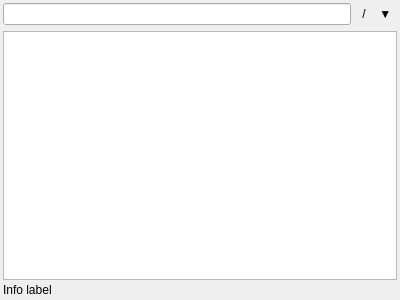
<?xml version="1.0" encoding="UTF-8"?>
<ui version="4.0">
 <class>CPanelWidget</class>
 <widget class="QWidget" name="CPanelWidget">
  <property name="geometry">
   <rect>
    <x>0</x>
    <y>0</y>
    <width>400</width>
    <height>300</height>
   </rect>
  </property>
  <property name="windowTitle">
   <string/>
  </property>
  <layout class="QVBoxLayout" name="verticalLayout">
   <property name="spacing">
    <number>3</number>
   </property>
   <property name="leftMargin">
    <number>3</number>
   </property>
   <property name="topMargin">
    <number>3</number>
   </property>
   <property name="rightMargin">
    <number>3</number>
   </property>
   <property name="bottomMargin">
    <number>3</number>
   </property>
   <item>
    <layout class="QHBoxLayout" name="horizontalLayout" stretch="1,0,0">
     <property name="spacing">
      <number>3</number>
     </property>
     <item>
      <widget class="QLineEdit" name="_pathNavigator"/>
     </item>
     <item>
      <widget class="QToolButton" name="_btnToRoot">
       <property name="sizePolicy">
        <sizepolicy hsizetype="Minimum" vsizetype="Fixed">
         <horstretch>0</horstretch>
         <verstretch>0</verstretch>
        </sizepolicy>
       </property>
       <property name="minimumSize">
        <size>
         <width>20</width>
         <height>0</height>
        </size>
       </property>
       <property name="maximumSize">
        <size>
         <width>20</width>
         <height>16777215</height>
        </size>
       </property>
       <property name="toolTip">
        <string>To drive root</string>
       </property>
       <property name="text">
        <string>/</string>
       </property>
       <property name="autoRaise">
        <bool>true</bool>
       </property>
      </widget>
     </item>
     <item>
      <widget class="QToolButton" name="_btnHistory">
       <property name="sizePolicy">
        <sizepolicy hsizetype="Minimum" vsizetype="Fixed">
         <horstretch>0</horstretch>
         <verstretch>0</verstretch>
        </sizepolicy>
       </property>
       <property name="minimumSize">
        <size>
         <width>20</width>
         <height>0</height>
        </size>
       </property>
       <property name="maximumSize">
        <size>
         <width>20</width>
         <height>16777215</height>
        </size>
       </property>
       <property name="toolTip">
        <string>History</string>
       </property>
       <property name="text">
        <string>▼ </string>
       </property>
       <property name="autoRaise">
        <bool>true</bool>
       </property>
      </widget>
     </item>
    </layout>
   </item>
   <item>
    <widget class="QWidget" name="_driveButtonsWidget" native="true"/>
   </item>
   <item>
    <widget class="CFileListView" name="_list">
     <property name="focusPolicy">
      <enum>Qt::StrongFocus</enum>
     </property>
     <property name="contextMenuPolicy">
      <enum>Qt::CustomContextMenu</enum>
     </property>
     <property name="styleSheet">
      <string notr="true">QTreeView {
		show-decoration-selected: 1;
	}</string>
     </property>
     <property name="horizontalScrollBarPolicy">
      <enum>Qt::ScrollBarAlwaysOff</enum>
     </property>
     <property name="autoScroll">
      <bool>false</bool>
     </property>
     <property name="editTriggers">
      <set>QAbstractItemView::EditKeyPressed</set>
     </property>
     <property name="dragEnabled">
      <bool>true</bool>
     </property>
     <property name="dragDropMode">
      <enum>QAbstractItemView::DragDrop</enum>
     </property>
     <property name="defaultDropAction">
      <enum>Qt::MoveAction</enum>
     </property>
     <property name="alternatingRowColors">
      <bool>true</bool>
     </property>
     <property name="selectionMode">
      <enum>QAbstractItemView::ExtendedSelection</enum>
     </property>
     <property name="uniformRowHeights">
      <bool>true</bool>
     </property>
     <property name="itemsExpandable">
      <bool>false</bool>
     </property>
     <property name="sortingEnabled">
      <bool>true</bool>
     </property>
     <property name="allColumnsShowFocus">
      <bool>true</bool>
     </property>
     <property name="expandsOnDoubleClick">
      <bool>false</bool>
     </property>
    </widget>
   </item>
   <item>
    <widget class="QLabel" name="_infoLabel">
     <property name="text">
      <string>Info label</string>
     </property>
    </widget>
   </item>
  </layout>
 </widget>
 <customwidgets>
  <customwidget>
   <class>CFileListView</class>
   <extends>QTreeView</extends>
   <header>panel/filelistwidget/cfilelistview.h</header>
  </customwidget>
 </customwidgets>
 <resources/>
 <connections/>
</ui>
